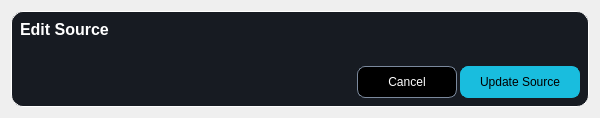
<?xml version="1.0" encoding="UTF-8"?>
<ui version="4.0">
 <class>EditSourceDialogClass</class>
 <widget class="QDialog" name="EditSourceDialogClass">
  <property name="geometry">
   <rect>
    <x>0</x>
    <y>0</y>
    <width>600</width>
    <height>118</height>
   </rect>
  </property>
  <property name="windowTitle">
   <string>EditSourceDialog</string>
  </property>
  <property name="styleSheet">
   <string notr="true">#mainSourceWidget {
  background: #171B22;
  border: 1px solid white;
  border-radius: 12px;
}

QLabel {
  color: white;
}

#closeButton {
  background: transparent;
}

#okButton {
  background: #19BDDE;
  color: black;
  border: 1px solid #19BDDE;
  border-radius: 8px;
}

#okButton:hover {
  background-color: #14A8C6;
  color: black;
}

#cancelButton {
  background: black;
  color: white;
  border: 1px solid #7B899D;
  border-radius: 8px;
}

#cancelButton:hover {
  background-color: #7B899D;
  color: white;
}

QListWidget {
  background: transparent;
}

QStackedWidget {
  background: #171B22;
}

QStackedWidget QWidget {
    background: #171B22;
    border: 0px;
}

#selectorWidget {
  background: #21242C;
  border: 1px solid transparent;
  border-radius: 6px;
}

#copySceneButton, #newSourceButton {
  background: transparent;
  color: #596473;
  border: 0px solid white;
  border-radius: 6px;
}

#copySceneButton:checked, #newSourceButton:checked {
  background: #171B22;
  color: white;
  border: 0px solid white;
  border-radius: 6px;
}

#listView {
  background: transparent;
  border: 1px solid #21242C;
  border-radius: 6px;
}

#errorLabel {
  color: red;
}

</string>
  </property>
  <layout class="QVBoxLayout" name="verticalLayout_2">
   <item>
    <widget class="QWidget" name="mainSourceWidget" native="true">
     <layout class="QVBoxLayout" name="verticalLayout">
      <property name="leftMargin">
       <number>9</number>
      </property>
      <property name="topMargin">
       <number>9</number>
      </property>
      <property name="rightMargin">
       <number>9</number>
      </property>
      <property name="bottomMargin">
       <number>9</number>
      </property>
      <item>
       <widget class="QWidget" name="headerSourceWidget" native="true">
        <property name="sizePolicy">
         <sizepolicy hsizetype="Preferred" vsizetype="Fixed">
          <horstretch>0</horstretch>
          <verstretch>0</verstretch>
         </sizepolicy>
        </property>
        <layout class="QHBoxLayout" name="horizontalLayout">
         <property name="spacing">
          <number>0</number>
         </property>
         <property name="leftMargin">
          <number>0</number>
         </property>
         <property name="topMargin">
          <number>0</number>
         </property>
         <property name="rightMargin">
          <number>0</number>
         </property>
         <property name="bottomMargin">
          <number>0</number>
         </property>
         <item>
          <widget class="QLabel" name="label">
           <property name="font">
            <font>
             <pointsize>12</pointsize>
             <bold>true</bold>
            </font>
           </property>
           <property name="text">
            <string>Edit Source</string>
           </property>
          </widget>
         </item>
         <item>
          <widget class="QPushButton" name="closeButton">
           <property name="minimumSize">
            <size>
             <width>18</width>
             <height>18</height>
            </size>
           </property>
           <property name="maximumSize">
            <size>
             <width>18</width>
             <height>18</height>
            </size>
           </property>
           <property name="cursor">
            <cursorShape>PointingHandCursor</cursorShape>
           </property>
           <property name="text">
            <string/>
           </property>
           <property name="icon">
            <iconset resource="frameflow.qrc">
             <normaloff>:/FrameFlow/close.svg</normaloff>:/FrameFlow/close.svg</iconset>
           </property>
           <property name="autoDefault">
            <bool>false</bool>
           </property>
           <property name="flat">
            <bool>true</bool>
           </property>
          </widget>
         </item>
        </layout>
       </widget>
      </item>
      <item>
       <widget class="QStackedWidget" name="customStackedWidget">
        <widget class="ColorPickerWidget" name="AcolorPage"/>
        <widget class="PathPickerWidget" name="BPathPage"/>
        <widget class="UrlPickerWidget" name="CurlPage"/>
        <widget class="LiveSourceWidget" name="DlivePage"/>
        <widget class="NDIWidget" name="EndiPage"/>
        <widget class="WebcamWidget" name="FwebcamaPage"/>
        <widget class="QWidget" name="GbrowserPage"/>
        <widget class="ScreenCaptureWidget" name="HscreenPage"/>
        <widget class="TextWidget" name="ITextPage"/>
       </widget>
      </item>
      <item>
       <widget class="QWidget" name="footerSourceWidget" native="true">
        <property name="sizePolicy">
         <sizepolicy hsizetype="Preferred" vsizetype="Fixed">
          <horstretch>0</horstretch>
          <verstretch>0</verstretch>
         </sizepolicy>
        </property>
        <layout class="QHBoxLayout" name="horizontalLayout_2">
         <property name="spacing">
          <number>3</number>
         </property>
         <property name="leftMargin">
          <number>0</number>
         </property>
         <property name="topMargin">
          <number>0</number>
         </property>
         <property name="rightMargin">
          <number>0</number>
         </property>
         <property name="bottomMargin">
          <number>0</number>
         </property>
         <item>
          <widget class="QLabel" name="errorLabel">
           <property name="text">
            <string/>
           </property>
          </widget>
         </item>
         <item>
          <widget class="QPushButton" name="cancelButton">
           <property name="minimumSize">
            <size>
             <width>100</width>
             <height>32</height>
            </size>
           </property>
           <property name="maximumSize">
            <size>
             <width>100</width>
             <height>32</height>
            </size>
           </property>
           <property name="cursor">
            <cursorShape>PointingHandCursor</cursorShape>
           </property>
           <property name="text">
            <string>Cancel</string>
           </property>
          </widget>
         </item>
         <item>
          <widget class="QPushButton" name="okButton">
           <property name="minimumSize">
            <size>
             <width>120</width>
             <height>32</height>
            </size>
           </property>
           <property name="maximumSize">
            <size>
             <width>120</width>
             <height>32</height>
            </size>
           </property>
           <property name="cursor">
            <cursorShape>PointingHandCursor</cursorShape>
           </property>
           <property name="text">
            <string>Update Source</string>
           </property>
          </widget>
         </item>
        </layout>
       </widget>
      </item>
     </layout>
    </widget>
   </item>
  </layout>
 </widget>
 <layoutdefault spacing="6" margin="11"/>
 <customwidgets>
  <customwidget>
   <class>ColorPickerWidget</class>
   <extends>QWidget</extends>
   <header>colorpickerwidget.h</header>
   <container>1</container>
  </customwidget>
  <customwidget>
   <class>PathPickerWidget</class>
   <extends>QWidget</extends>
   <header>pathpickerwidget.h</header>
   <container>1</container>
  </customwidget>
  <customwidget>
   <class>UrlPickerWidget</class>
   <extends>QWidget</extends>
   <header>urlpickerwidget.h</header>
   <container>1</container>
  </customwidget>
  <customwidget>
   <class>WebcamWidget</class>
   <extends>QWidget</extends>
   <header>webcamwidget.h</header>
   <container>1</container>
  </customwidget>
  <customwidget>
   <class>NDIWidget</class>
   <extends>QWidget</extends>
   <header>ndiwidget.h</header>
   <container>1</container>
  </customwidget>
  <customwidget>
   <class>LiveSourceWidget</class>
   <extends>QWidget</extends>
   <header>livesourcewidget.h</header>
   <container>1</container>
  </customwidget>
  <customwidget>
   <class>ScreenCaptureWidget</class>
   <extends>QWidget</extends>
   <header>screencapturewidget.h</header>
   <container>1</container>
  </customwidget>
  <customwidget>
   <class>TextWidget</class>
   <extends>QWidget</extends>
   <header>textwidget.h</header>
   <container>1</container>
  </customwidget>
 </customwidgets>
 <resources>
  <include location="frameflow.qrc"/>
 </resources>
 <connections>
  <connection>
   <sender>cancelButton</sender>
   <signal>clicked()</signal>
   <receiver>EditSourceDialogClass</receiver>
   <slot>reject()</slot>
   <hints>
    <hint type="sourcelabel">
     <x>408</x>
     <y>82</y>
    </hint>
    <hint type="destinationlabel">
     <x>299</x>
     <y>58</y>
    </hint>
   </hints>
  </connection>
  <connection>
   <sender>closeButton</sender>
   <signal>clicked()</signal>
   <receiver>EditSourceDialogClass</receiver>
   <slot>reject()</slot>
   <hints>
    <hint type="sourcelabel">
     <x>572</x>
     <y>27</y>
    </hint>
    <hint type="destinationlabel">
     <x>299</x>
     <y>58</y>
    </hint>
   </hints>
  </connection>
  <connection>
   <sender>okButton</sender>
   <signal>clicked()</signal>
   <receiver>EditSourceDialogClass</receiver>
   <slot>onAccept()</slot>
   <hints>
    <hint type="sourcelabel">
     <x>521</x>
     <y>82</y>
    </hint>
    <hint type="destinationlabel">
     <x>299</x>
     <y>58</y>
    </hint>
   </hints>
  </connection>
 </connections>
 <slots>
  <slot>onAccept()</slot>
 </slots>
</ui>
